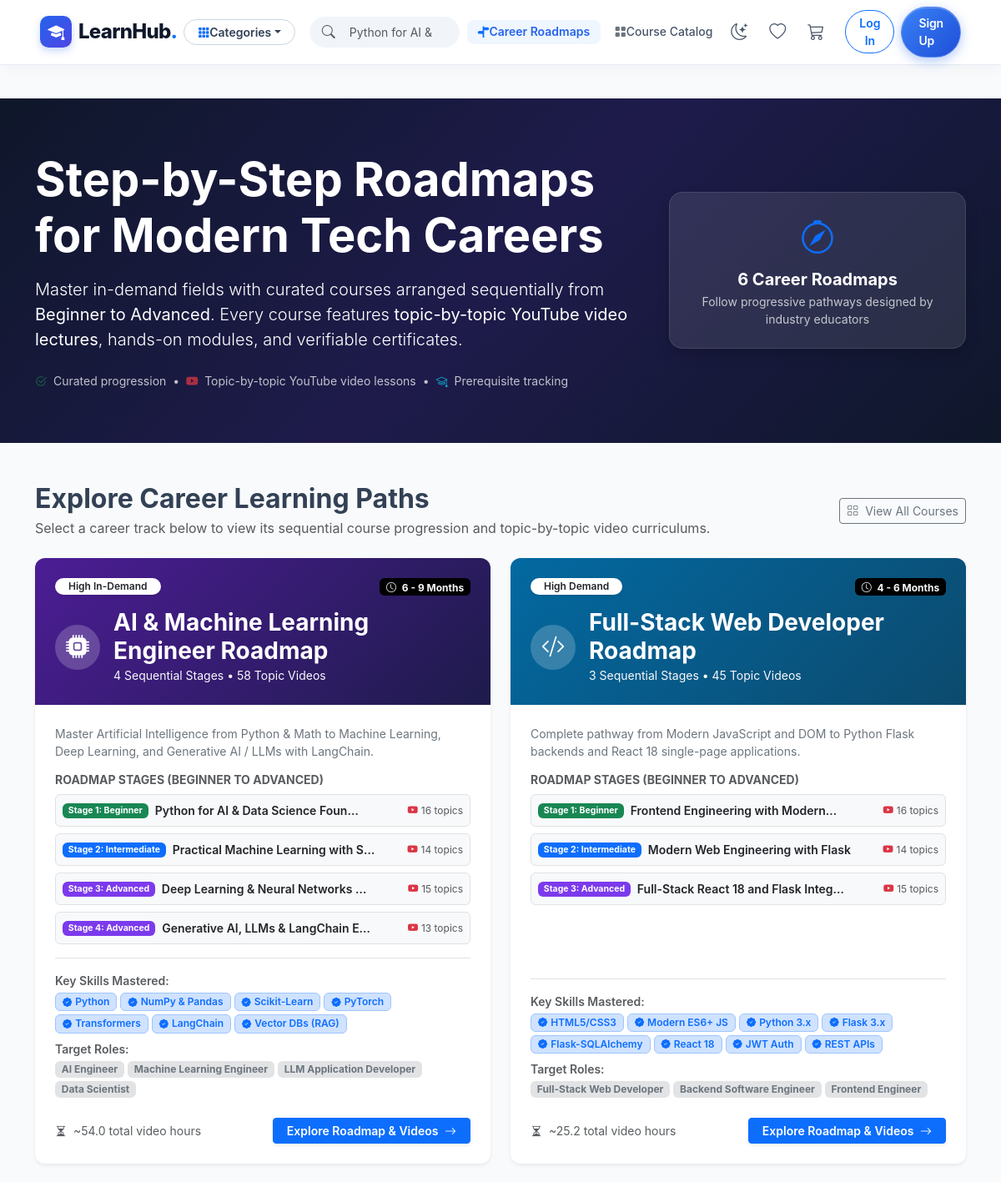
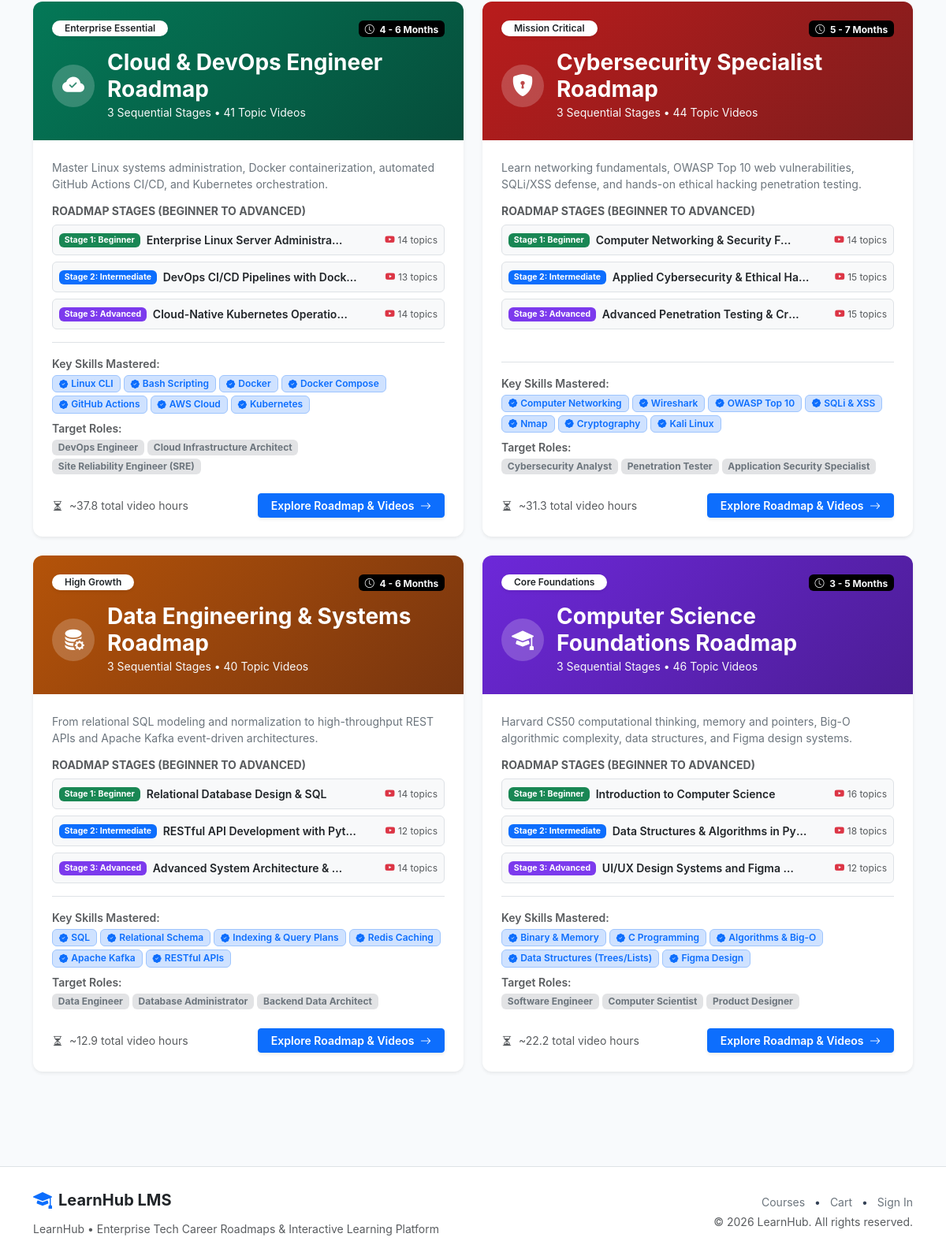
The app's page /roadmaps with its own data (2 pictures, top to bottom).
### app/models/catalog.py (models this page shows, shortened)
class Roadmap(db.Model):
    __tablename__ = 'roadmaps'
    id = db.Column(db.Integer, primary_key=True)
    title = db.Column(db.String(150), unique=True, nullable=False)
    slug = db.Column(db.String(150), unique=True, nullable=False, index=True)
    tagline = db.Column(db.String(255), nullable=True)
    description = db.Column(db.Text, nullable=True)
    badge = db.Column(db.String(80), default='Career Roadmap')
    icon = db.Column(db.String(80), default='bi-diagram-3-fill')
    color = db.Column(db.String(30), default='#3b82f6')
    bg_gradient = db.Column(db.String(255), default='linear-gradient(135deg, #1d4ed8 0%, #1e3a8a 100%)')
    estimated_duration = db.Column(db.String(80), default='3 - 5 Months')
    skills_csv = db.Column(db.Text, nullable=True)
    target_roles_csv = db.Column(db.Text, nullable=True)
    is_active = db.Column(db.Boolean, default=True, nullable=False)
    created_at = db.Column(db.DateTime, default=utcnow, nullable=False)
    stages = db.relationship(
        'RoadmapStage',
        back_populates='roadmap',
        cascade='all, delete-orphan',
        order_by='RoadmapStage.stage_number'
    )
    @property
    def name(self):
        return self.title
    @property
    def skills(self):
        if not self.skills_csv:
            return []
        return [s.strip() for s in self.skills_csv.split(',') if s.strip()]
    @property
    def target_roles(self):
        if not self.target_roles_csv:
            return []
        return [r.strip() for r in self.target_roles_csv.split(',') if r.strip()]
    @property
    def courses(self):
        ordered = sorted(self.stages, key=lambda s: s.stage_number)
        return [s.course for s in ordered if s.course and s.course.is_active and s.course.status == 'published']
    @property
    def total_lessons(self):
        return sum(c.total_lessons for c in self.courses)
    @property
    def total_duration_mins(self):
        return sum(sum(l.duration_min for m in c.modules for l in m.lessons) for c in self.courses)
    @property
    def total_hours(self):
        return round(self.total_duration_mins / 60, 1)

class Course(db.Model):
    __tablename__ = 'courses'
    __table_args__ = (
        db.CheckConstraint('price >= 0', name='check_course_price_positive'),
    )
    id = db.Column(db.Integer, primary_key=True)
    title = db.Column(db.String(150), nullable=False)
    slug = db.Column(db.String(180), unique=True, nullable=False, index=True)
    description = db.Column(db.Text, nullable=False)
    price = db.Column(db.Float, default=0.0, nullable=False)
    level = db.Column(db.String(30), default='Beginner', nullable=False)  # Beginner, Intermediate, Advanced
    status = db.Column(db.String(20), default='draft', nullable=False, index=True)  # draft, published, archived
    department_id = db.Column(db.Integer, db.ForeignKey('departments.id'), nullable=True)
    category_id = db.Column(db.Integer, db.ForeignKey('categories.id'), nullable=True)
    created_by = db.Column(db.Integer, db.ForeignKey('users.id'), nullable=False)
    is_active = db.Column(db.Boolean, default=True, nullable=False)
    created_at = db.Column(db.DateTime, default=utcnow, nullable=False)
    department = db.relationship('Department', back_populates='courses', lazy='joined')
    category = db.relationship('Category', back_populates='courses', lazy='joined')
    creator = db.relationship('User', back_populates='created_courses', foreign_keys=[created_by], lazy='joined')
    tags = db.relationship('Tag', secondary='course_tags', back_populates='courses', lazy='selectin')
    prerequisites = db.relationship(
        'Course',
        secondary='course_prerequisites',
        primaryjoin='Course.id == CoursePrerequisite.course_id',
        secondaryjoin='Course.id == CoursePrerequisite.prerequisite_id',
        backref=db.backref('required_for', lazy='select'),
        lazy='selectin'
    )
    instructors = db.relationship('CourseInstructor', back_populates='course', cascade='all, delete-orphan', lazy='selectin')
    modules = db.relationship('Module', back_populates='course', cascade='all, delete-orphan', order_by='Module.position', lazy='select')
    announcements = db.relationship('Announcement', back_populates='course', cascade='all, delete-orphan', lazy='select', order_by='Announcement.created_at.desc()')
    quizzes = db.relationship('Quiz', back_populates='course', cascade='all, delete-orphan', lazy='select')
    assignments = db.relationship('Assignment', back_populates='course', cascade='all, delete-orphan', lazy='select')
    enrollments = db.relationship('Enrollment', back_populates='course', lazy='select')
    reviews = db.relationship('Review', back_populates='course', cascade='all, delete-orphan', lazy='select', order_by='Review.created_at.desc()')
    forum_threads = db.relationship('ForumThread', back_populates='course', cascade='all, delete-orphan', lazy='select')
    order_items = db.relationship('OrderItem', back_populates='course', lazy='select')
    wishlists = db.relationship('Wishlist', back_populates='course', cascade='all, delete-orphan', lazy='select')
    @property
    def total_lessons(self) -> int:
        return sum(len(m.lessons) for m in self.modules)

### app/blueprints/catalog/routes.py (the view)
@catalog_bp.route('/roadmaps')
def roadmaps():
    active_roadmaps = Roadmap.query.filter_by(is_active=True).all()
    roadmap_list = []
    for rm in active_roadmaps:
        courses = rm.courses
        if courses:
            meta = {
                'icon': rm.icon or 'bi-diagram-3-fill',
                'color': rm.color or '#3b82f6',
                'bg_gradient': rm.bg_gradient or 'linear-gradient(135deg, #1d4ed8 0%, #1e3a8a 100%)',
                'badge': rm.badge or 'Career Roadmap',
                'tagline': rm.tagline or f'Structured topic-by-topic learning track for {rm.title}.',
                'estimated_duration': rm.estimated_duration or '3 - 5 Months',
                'target_roles': rm.target_roles or [f'{rm.title} Specialist'],
                'skills': rm.skills or [rm.title]
            }
            if rm.slug in ROADMAP_META:
                for k, v in ROADMAP_META[rm.slug].items():
                    if not meta.get(k):
                        meta[k] = v
            roadmap_list.append({
                'category': rm,
                'roadmap': rm,
                'courses': courses,
                'meta': meta,
                'total_lessons': rm.total_lessons,
                'total_hours': rm.total_hours
            })
    return render_template('catalog/roadmaps.html', roadmaps=roadmap_list)

### app/templates/catalog/roadmaps.html (shortened to what this page needs)
{% extends 'base.html' %}
{% block content %}
<div class="bg-dark text-white py-5 mb-5" style="background: linear-gradient(135deg, #0f172a 0%, #1e1b4b 50%, #0f172a 100%);">
  <div class="container py-3">
    <div class="row align-items-center">
      <div class="col-lg-8">
        <h1 class="display-4 fw-bold mb-3">Step-by-Step Roadmaps for Modern Tech Careers</h1>
        <p class="lead opacity-80 mb-4">
          Master in-demand fields with curated courses arranged sequentially from <strong>Beginner to Advanced</strong>.
          Every course features <strong>topic-by-topic YouTube video lectures</strong>, hands-on modules, and verifiable certificates.
        </p>
        <div class="d-flex flex-wrap gap-2 text-light small opacity-75">
          <span><i class="bi bi-check2-circle text-success me-1"></i> Curated progression</span>
          <span>•</span>
          <span><i class="bi bi-youtube text-danger me-1"></i> Topic-by-topic YouTube video lessons</span>
          <span>•</span>
          <span><i class="bi bi-mortarboard text-info me-1"></i> Prerequisite tracking</span>
        </div>
      </div>
      <div class="col-lg-4 text-center mt-4 mt-lg-0">
        <div class="p-4 rounded-4 bg-white bg-opacity-10 backdrop-blur border border-white border-opacity-10 shadow">
          <i class="bi bi-compass fs-1 text-primary mb-2 d-block"></i>
          <h5 class="fw-bold mb-1">{{ roadmaps|length }} Career Roadmaps</h5>
          <p class="small text-light opacity-75 mb-0">Follow progressive pathways designed by industry educators</p>
        </div>
      </div>
    </div>
  </div>
</div>
<div class="container pb-5">
  <div class="d-flex justify-content-between align-items-center mb-4">
    <div>
      <h2 class="fw-bold mb-1">Explore Career Learning Paths</h2>
      <p class="text-muted mb-0">Select a career track below to view its sequential course progression and topic-by-topic video curriculums.</p>
    </div>
    <a href="{{ url_for('catalog.index') }}{{ preview_qs }}" class="btn btn-outline-secondary btn-sm">
      <i class="bi bi-grid me-1"></i> View All Courses
    </a>
  </div>
  <div class="row g-4 mb-5">
    {% for rm in roadmaps %}
      {% set cat = rm.category %}
      {% set meta = rm.meta %}
      <div class="col-lg-6">
        <div class="card h-100 shadow-sm border-0 overflow-hidden roadmap-card">
          <div class="p-4 text-white position-relative" style="background: {{ meta.bg_gradient }};">
            <div class="d-flex justify-content-between align-items-start mb-2">
              <span class="badge bg-white text-dark px-3 py-1 rounded-pill fw-semibold small shadow-sm">
                {{ meta.badge }}
              </span>
              <span class="badge bg-black bg-opacity-40 text-light small">
                <i class="bi bi-clock me-1"></i> {{ meta.estimated_duration }}
              </span>
            </div>
            <div class="d-flex align-items-center gap-3 mt-3">
              <div class="rounded-circle p-3 d-flex align-items-center justify-content-center text-white" style="background: rgba(255, 255, 255, 0.2); width: 54px; height: 54px;">
                <i class="bi {{ meta.icon }} fs-3"></i>
              </div>
              <div>
                <h3 class="fw-bold mb-0 text-white">{{ cat.name }}</h3>
                <span class="small text-light opacity-80">{{ rm.courses|length }} Sequential Stages • {{ rm.total_lessons }} Topic Videos</span>
              </div>
            </div>
          </div>
          <div class="card-body p-4 d-flex flex-column">
            <p class="text-secondary small mb-3">
              {{ meta.tagline }}
            </p>
            <div class="mb-3">
              <h6 class="fw-bold small text-uppercase text-muted mb-2">Roadmap Stages (Beginner to Advanced)</h6>
              <div class="d-flex flex-column gap-2">
                {% for course in rm.courses %}
                  <div class="d-flex align-items-center justify-content-between p-2 rounded border bg-light small">
                    <div class="d-flex align-items-center gap-2">
                      <span class="badge {% if course.level == 'Beginner' %}bg-success{% elif course.level == 'Intermediate' %}bg-primary{% else %}bg-purple text-white{% endif %}" style="{% if course.level == 'Advanced' %}background-color: #7c3aed;{% endif %}">
                        Stage {{ loop.index }}: {{ course.level }}
                      </span>
                      <span class="fw-semibold text-dark text-truncate" style="max-width: 250px;">{{ course.title }}</span>
                    </div>
                    <span class="text-muted" style="font-size: 0.75rem;">
                      <i class="bi bi-youtube text-danger me-1"></i>{{ course.total_lessons }} topics
                    </span>
                  </div>
                {% endfor %}
              </div>
            </div>
            <div class="mt-auto pt-3 border-top">
              <div class="mb-2">
                <span class="small text-muted fw-semibold d-block mb-1">Key Skills Mastered:</span>
                <div class="d-flex flex-wrap gap-1">
                  {% for sk in meta.skills %}
                    <span class="badge bg-primary-subtle text-primary border border-primary-subtle small fw-semibold px-2 py-1">
                      <i class="bi bi-patch-check-fill me-1" style="font-size: 0.7rem;"></i>{{ sk }}
                    </span>
                  {% endfor %}
                </div>
              </div>
              <div class="mb-3">
                <span class="small text-muted fw-semibold d-block mb-1">Target Roles:</span>
                <div class="d-flex flex-wrap gap-1">
                  {% for role in meta.target_roles %}
                    <span class="badge bg-secondary-subtle text-secondary small">{{ role }}</span>
                  {% endfor %}
                </div>
              </div>
              <div class="d-flex justify-content-between align-items-center pt-2">
                <span class="small text-muted"><i class="bi bi-hourglass-split me-1"></i> ~{{ rm.total_hours }} total video hours</span>
                <a href="{{ url_for('catalog.roadmap_detail', slug=cat.slug) }}{{ preview_qs }}" class="btn btn-primary btn-sm px-3 fw-semibold shadow-sm">
                  Explore Roadmap & Videos <i class="bi bi-arrow-right ms-1"></i>
                </a>
              </div>
            </div>
          </div>
        </div>
      </div>
    {% endfor %}
  </div>
</div>
{% endblock %}

### records on screen
Roadmap: badge "High In-Demand", estimated_duration "6 - 9 Months", name "AI & Machine Learning Engineer Roadmap", tagline "Master Artificial Intelligence from Python & Math to Machine Learning, Deep Learning, and Generative AI / LLMs with LangChain."
Course: level "Beginner", title "Python for AI & Data Science Foun…", total_lessons "16"
Course: level "Intermediate", title "Practical Machine Learning with S…", total_lessons "14"
Course: level "Advanced", title "Deep Learning & Neural Networks…", total_lessons "15"
Course: level "Advanced", title "Generative AI, LLMs & LangChain E…", total_lessons "13"
Roadmap: badge "High Demand", estimated_duration "4 - 6 Months", name "Full-Stack Web Developer Roadmap", tagline "Complete pathway from Modern JavaScript and DOM to Python Flask backends and React 18 single-page applications."
Course: level "Beginner", title "Frontend Engineering with Modern…", total_lessons "16"
Course: level "Intermediate", title "Modern Web Engineering with Flask", total_lessons "14"
Course: level "Advanced", title "Full-Stack React 18 and Flask Integ…", total_lessons "15"
Roadmap: badge "Enterprise Essential", estimated_duration "4 - 6 Months", name "Cloud & DevOps Engineer Roadmap", tagline "Master Linux systems administration, Docker containerization, automated GitHub Actions CI/CD, and Kubernetes orchestration."
Course: level "Beginner", title "Enterprise Linux Server Administra…", total_lessons "14"
Course: level "Intermediate", title "DevOps CI/CD Pipelines with Dock…", total_lessons "13"
Course: level "Advanced", title "Cloud-Native Kubernetes Operatio…", total_lessons "14"
Roadmap: badge "Mission Critical", estimated_duration "5 - 7 Months", name "Cybersecurity Specialist Roadmap", tagline "Learn networking fundamentals, OWASP Top 10 web vulnerabilities, SQLi/XSS defense, and hands-on ethical hacking penetration testing."
Course: level "Beginner", title "Computer Networking & Security F…", total_lessons "14"
Course: level "Intermediate", title "Applied Cybersecurity & Ethical Ha…", total_lessons "15"
Course: level "Advanced", title "Advanced Penetration Testing & Cr…", total_lessons "15"
Roadmap: badge "High Growth", estimated_duration "4 - 6 Months", name "Data Engineering & Systems Roadmap", tagline "From relational SQL modeling and normalization to high-throughput REST APIs and Apache Kafka event-driven architectures."
Course: level "Beginner", title "Relational Database Design & SQL", total_lessons "14"
Course: level "Intermediate", title "RESTful API Development with Pyt…", total_lessons "12"
Course: level "Advanced", title "Advanced System Architecture &…", total_lessons "14"
Roadmap: badge "Core Foundations", estimated_duration "3 - 5 Months", name "Computer Science Foundations Roadmap", tagline "Harvard CS50 computational thinking, memory and pointers, Big-O algorithmic complexity, data structures, and Figma design systems."
Course: level "Beginner", title "Introduction to Computer Science", total_lessons "16"
Course: level "Intermediate", title "Data Structures & Algorithms in Py…", total_lessons "18"
Course: level "Advanced", title "UI/UX Design Systems and Figma…", total_lessons "12"

### other values on screen
{{ roadmaps|length }} "6"
{{ rm.courses|length }} "4" "3" "3" "3" "3" "3"
{{ rm.total_lessons }} "58" "45" "41" "44" "40" "46"
{{ sk }} "Python" "NumPy & Pandas" "Scikit-Learn" "PyTorch" "Transformers" "LangChain" "Vector DBs (RAG)" "HTML5/CSS3" "Modern ES6+ JS" "Python 3.x" "Flask 3.x" "Flask-SQLAlchemy" "React 18" "JWT Auth" "REST APIs" "Linux CLI" "Bash Scripting" "Docker" "Docker Compose" "GitHub Actions" "AWS Cloud" "Kubernetes" "Computer Networking" "Wireshark" "OWASP Top 10" "SQLi & XSS" "Nmap" "Cryptography" "Kali Linux" "SQL" "Relational Schema" "Indexing & Query Plans" "Redis Caching" "Apache Kafka" "RESTful APIs" "Binary & Memory" "C Programming" "Algorithms & Big-O" "Data Structures (Trees/Lists)" "Figma Design"
{{ role }} "AI Engineer" "Machine Learning Engineer" "LLM Application Developer" "Data Scientist" "Full-Stack Web Developer" "Backend Software Engineer" "Frontend Engineer" "DevOps Engineer" "Cloud Infrastructure Architect" "Site Reliability Engineer (SRE)" "Cybersecurity Analyst" "Penetration Tester" "Application Security Specialist" "Data Engineer" "Database Administrator" "Backend Data Architect" "Software Engineer" "Computer Scientist" "Product Designer"
{{ rm.total_hours }} "54.0" "25.2" "37.8" "31.3" "12.9" "22.2"
